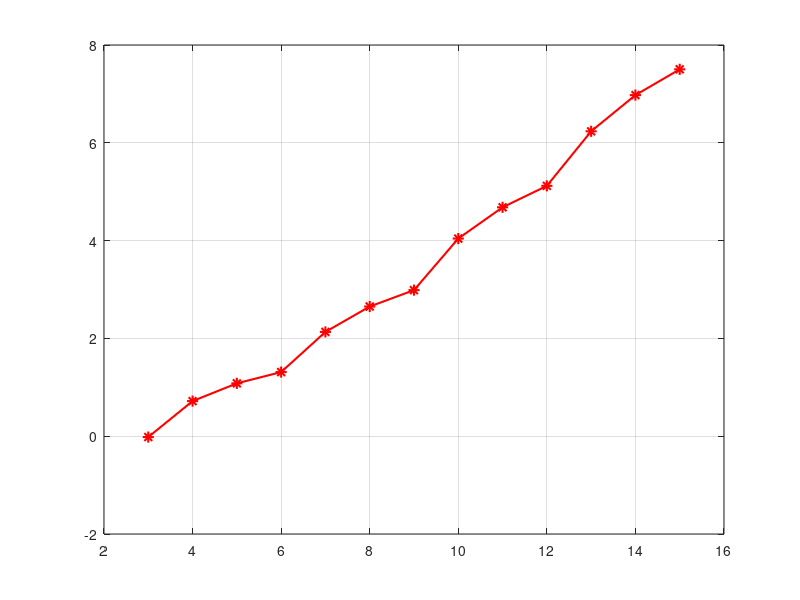

MATLAB code to generate this figure: (Note: this script raises an error after producing the figure.)
clc;
clear;
x=[3,4,5,6,7,8,9,10,11,12,13,14,15 ]
y=[0.9603,5.2203,12.0448,20.4857,135.7004,448.3073, 970.873,1.101*10^4,4.796*10^4, 1.317*10^5, 1.719*10^6,   9.449 *10^6,  3.181*10^7]
    

plot(x,log10(y),'r-*','LineWidth', 1.5, 'MarkerSize',8)
grid on
 legend('m=3','FontName','Times New Roman','FontWeight','bold',0)
xlim( [ 3, 15] );
  set(gca, 'LineWidth', 1.5);
      set(gca,'FontName','Times New Roman','FontWeight','bold')
 xlabel('N','FontName','Times New Roman','FontWeight','bold');
 ylabel('lg E(A) ','FontName','Times New Roman','FontWeight','bold');
 legend
  export_fig 3.eps -painters -transparent 